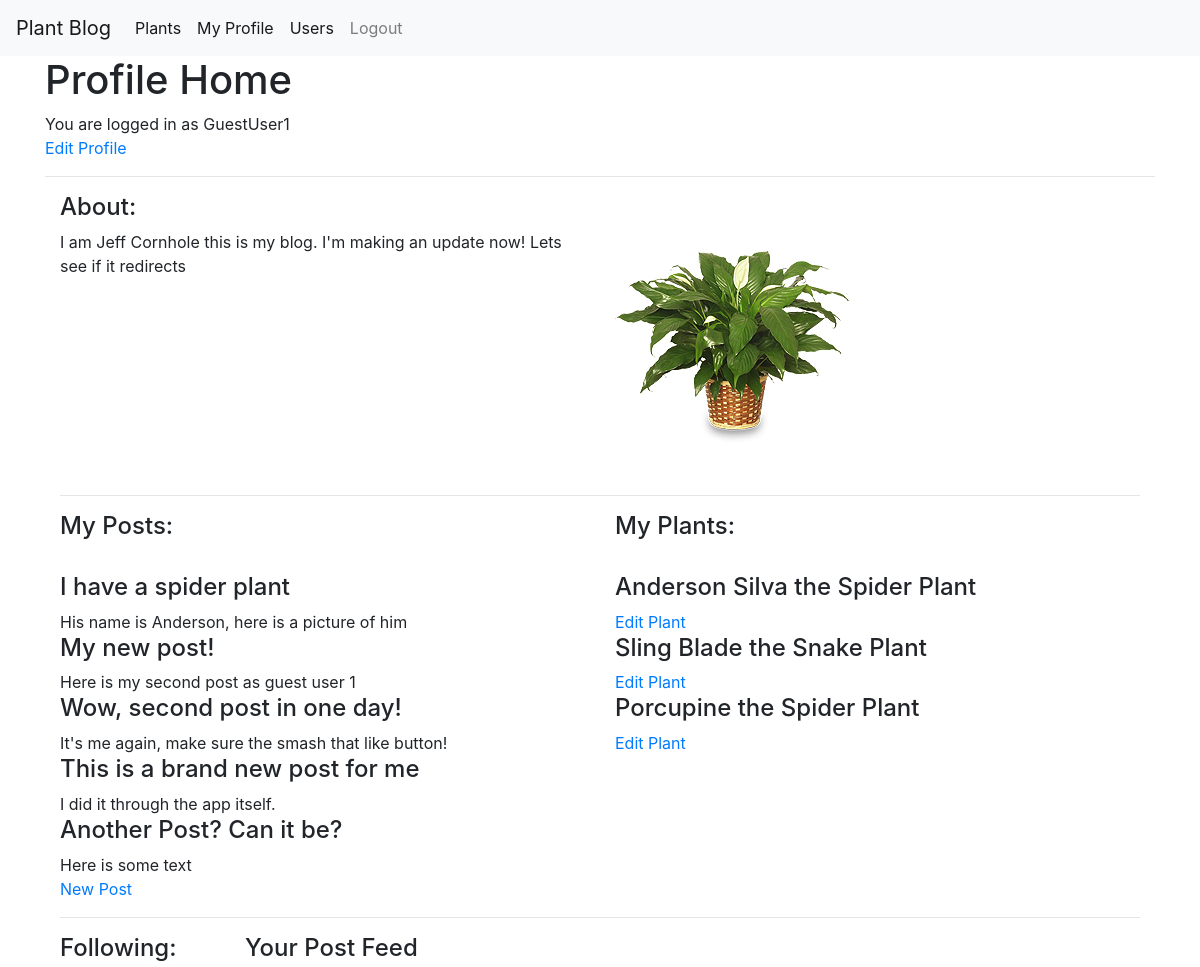
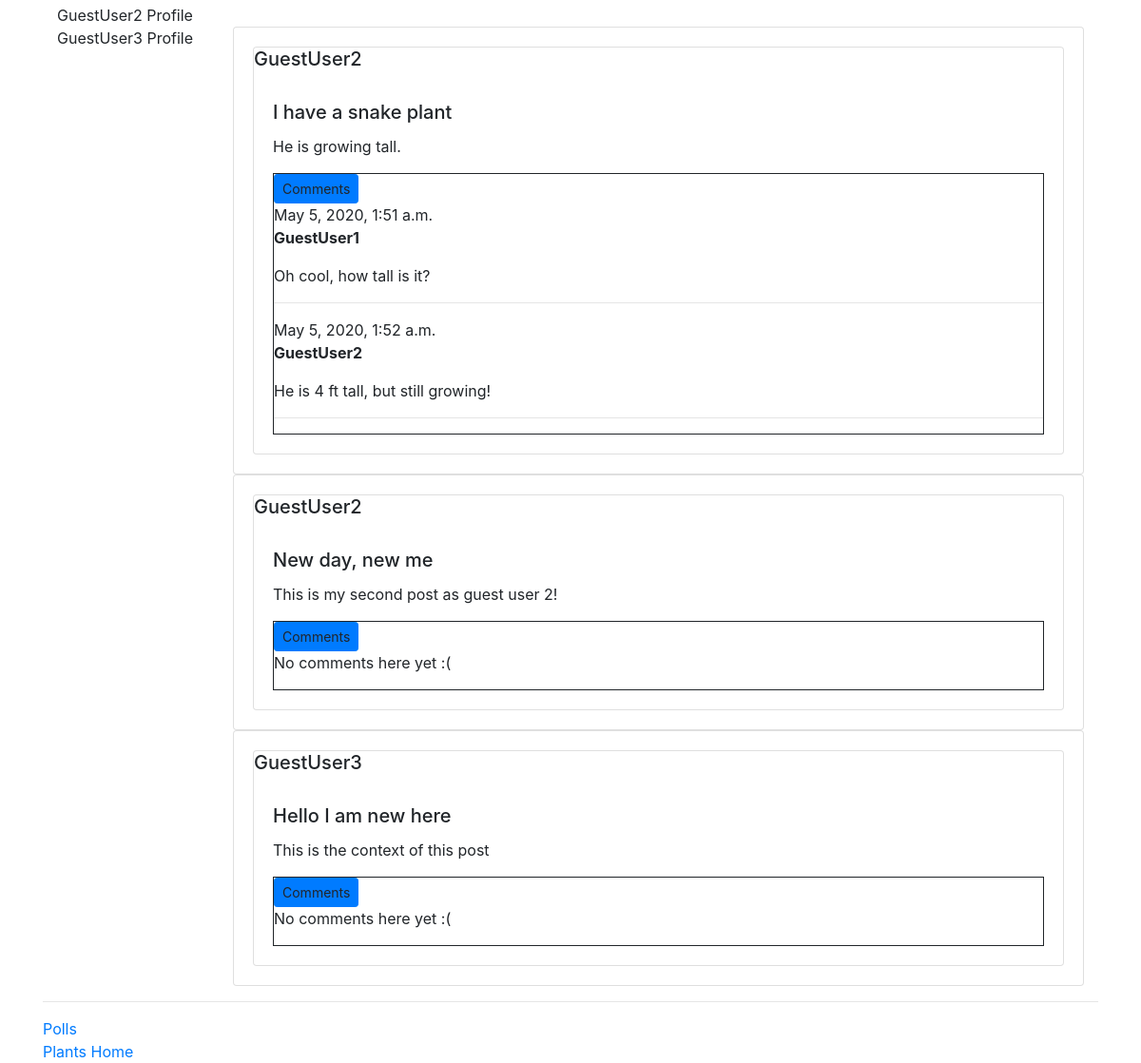
The app's page /profiles/home/3 (signed in) with its own data (2 pictures, top to bottom).
### profiles/models.py (models this page shows, shortened)
class UserProfile(models.Model):
  user = models.OneToOneField(User, unique=True, on_delete=models.CASCADE, primary_key=True)
  profile_image = models.ImageField(default='default_profile.jpg', upload_to='profile_pic', blank=True)
  about = models.CharField(max_length=600, default='', blank=True)
  zipcode = models.CharField(max_length=5, default='', blank=True)
  requires_comment_validation = models.BooleanField(default=False)
  following = models.ManyToManyField('self', through='FollowedUser', symmetrical=False, related_name='is_following')
  def user_feed(self):
    post_feed = []
    follow_object = FollowedUser.objects.filter(user=self)
    for fo in follow_object:
      followed_posts = Post.objects.filter(author=fo.followed_user.user)
      for post in followed_posts:
         post_feed.append(post)
    return post_feed
  def __str__(self):
    return f'{self.user.username} Profile'

class UserPlant(models.Model):
  user = models.ForeignKey(User, on_delete=models.CASCADE)
  plant = models.ForeignKey('plants.Plant', on_delete=models.CASCADE)
  nickname = models.CharField(max_length=25, default='')
  userplant_image = models.ImageField(upload_to='userplant_pic', blank=True)

### posts/models.py (models this page shows, shortened)
class Post(models.Model):
  author = models.ForeignKey(User, on_delete=models.CASCADE)
  title = models.CharField(max_length=200)
  text = models.TextField()
  user_likes = models.ManyToManyField(User, related_name='posts_liked', blank=True)
  post_image = models.ImageField(upload_to='post_picture', blank=True)
  created_dt = models.DateTimeField(default=timezone.now)
  published_dt = models.DateTimeField(blank=True, null=True)

class Comment(models.Model):
  post = models.ForeignKey('posts.Post', on_delete=models.CASCADE, related_name='comments')
  author = models.ForeignKey(User, on_delete=models.CASCADE)
  text = models.TextField()
  created_date = models.DateTimeField(default=timezone.now)
  approved_comment = models.BooleanField(default=False)

### plants/models.py (models this page shows, shortened)
class Plant(models.Model):
  name = models.CharField(max_length=80)
  bionominal = models.CharField(max_length=80)
  description = models.TextField()
  sun_pref_choices = [
      ('1', "High"),
      ('2', "Med/High"),
      ('3', "Med"),
      ('4', "Med/Low"),
      ('5', "Low"),
      ('6', "Any")]
  sun_pref = models.CharField(max_length=10, choices=sun_pref_choices)
  water_freq = models.IntegerField()
  fertilizer_freq = models.IntegerField()

### profiles/views.py (the view)
# urls.py: path('home/<int:pk>', views.HomePageView.as_view(), name='home'),
class HomePageView(generic.DetailView):
  model = UserProfile
  template_name='profiles/home.html'
  context_object_name = 'user_profile'
  @method_decorator(login_required)
  def dispatch(self, *args, **kwargs):
    return super().dispatch(*args, **kwargs)
  def get_context_data(self, *args, **kwargs):
    context = super().get_context_data(**kwargs)
    user = self.request.user
    context['user'] = user
    context['posts'] = Post.objects.filter(author=user.id)
    context['user_plants'] = UserPlant.objects.filter(user=user)
    return context

### profiles/templates/profiles/home.html (shortened to what this page needs)
{% extends "base.html" %}
{% block content %}
  <div class="page-header">
    <h1>Profile Home</h1>
    {% if user.is_authenticated %}
      You are logged in as {{ user }} <br>
      <a href="{% url 'profiles:profile_update' pk=user.id %}">Edit Profile</a>
    {% endif %}
    <hr>
  </div>
  <div class="container-fluid">
    <div class="row">
      <div class="col-md-6">
        <h4> About: </h4> {{ user_profile.about }}
      </div>
      <div class="col-md-6">
          <div class="media">
            <img src="{{ user_profile.profile_image.url }}"> <br>
          </div>
      </div>
    </div>
    <hr>
    <div class="row">
      <div class="col-md-6">
        <h4> My Posts: </h4><br>
        {% for post in posts %}
          <h4> {{ post.title }} </h4>
          {{ post.text }} <br>
        {% endfor %}
        <a href="{% url 'profiles:new_post' %}"> New Post </a>
      </div>
      <div class="col-md-6">
        <h4> My Plants: </h4><br>
        {% for plant in user_plants %}
          <h4> {{ plant.nickname }} the {{ plant.plant.name }} </h4>
          <a href="{% url 'profiles:userplant_update' pk=plant.id %}">Edit Plant</a>
        {% endfor %}
      </div>
    </div>
    <hr>
    <div class="row">
      <div class="col-md-2">
        <h4>Following:</h4>
        {% for followed_user in user_profile.following.all %}
           {{ followed_user }}
        {% endfor %}
      </div>
      <div class="col-md-10">
        <h4>Your Post Feed</h4> <br>
        {% for fpost in user_profile.user_feed %}
          <div class="card card-body">
            <div class="card">
              <h5 class="card-title">{{ fpost.author }}</h5>
              <div class="card-body">
                <h5 class="card-title">{{ fpost.title }}</h5>
                <p class="card-text">{{ fpost.text }}</p>
                <div class="comment-section" style="border-style:solid; border-width: 1px;">
                  <a class="btn btn-primary btn-sm">Comments</a>
                  <div class="comments">
                    {% for comment in fpost.comments.all %}
                      <div class="comment">
                        <div class="date">{{ comment.created_date }}</div>
                        <strong>{{ comment.author }}</strong>
                        <p>{{ comment.text|linebreaks }}</p><hr>
                      </div>
                    {% empty %}
                      <p>No comments here yet :( </p>
                    {% endfor %}
                  </div>
                </div>
              </div>
            </div>
          </div>
        {% endfor %}
        </div>
      </div>
    </div>
  <hr>
<a href="{% url 'polls:index' %}">Polls</a><br>
<a href="{% url 'plants:home' %}">Plants Home</a>
{% endblock %}

### static/main.css (style rules this page uses)
h2, h3, h4, h5, h6 { color: green; }
body { background: green; color: green; margin-top: 5rem; }

### records on screen
UserProfile: about "I am Jeff Cornhole this is my blog. I'm making an update now! Lets see if it redirects", profile_image (picture)
Post: title "I have a spider plant", text "His name is Anderson, here is a picture of him"
Post: title "My new post!", text "Here is my second post as guest user 1"
Post: title "Wow, second post in one day!", text "It's me again, make sure the smash that like button!"
Post: title "This is a brand new post for me", text "I did it through the app itself."
Post: title "Another Post? Can it be?", text "Here is some text"
UserPlant: nickname "Anderson Silva", plant.name "Spider Plant"
UserPlant: nickname "Sling Blade", plant.name "Snake Plant"
UserPlant: nickname "Porcupine", plant.name "Spider Plant"
UserProfile: user_id.username "GuestUser2 Profile"
UserProfile: user_id.username "GuestUser3 Profile"
Post: author "GuestUser2", title "I have a snake plant", text "He is growing tall."
Comment: created_date "May 5, 2020, 1:51 a.m.", author "GuestUser1", text "Oh cool, how tall is it?"
Comment: created_date "May 5, 2020, 1:52 a.m.", author "GuestUser2", text "He is 4 ft tall, but still growing!"
Post: author "GuestUser2", title "New day, new me", text "This is my second post as guest user 2!"
Post: author "GuestUser3", title "Hello I am new here", text "This is the context of this post"

### other values on screen
{{ user }} "GuestUser1"
